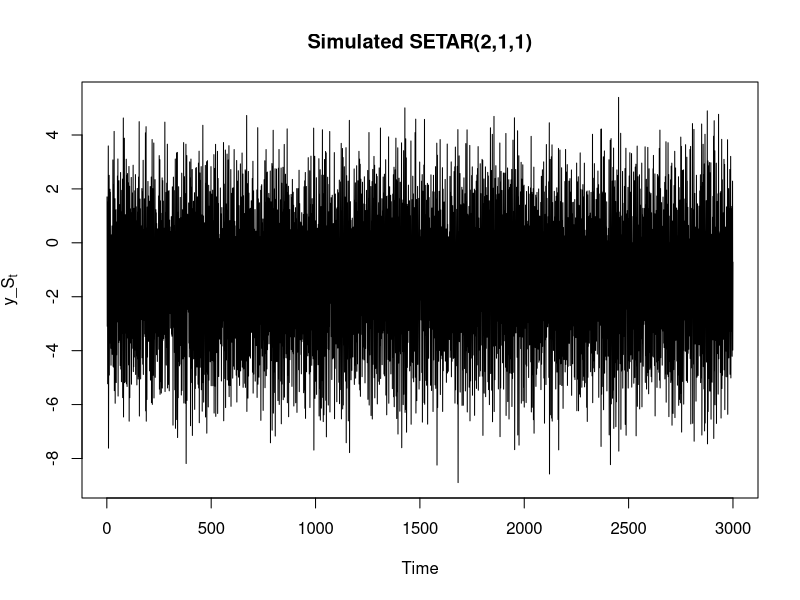
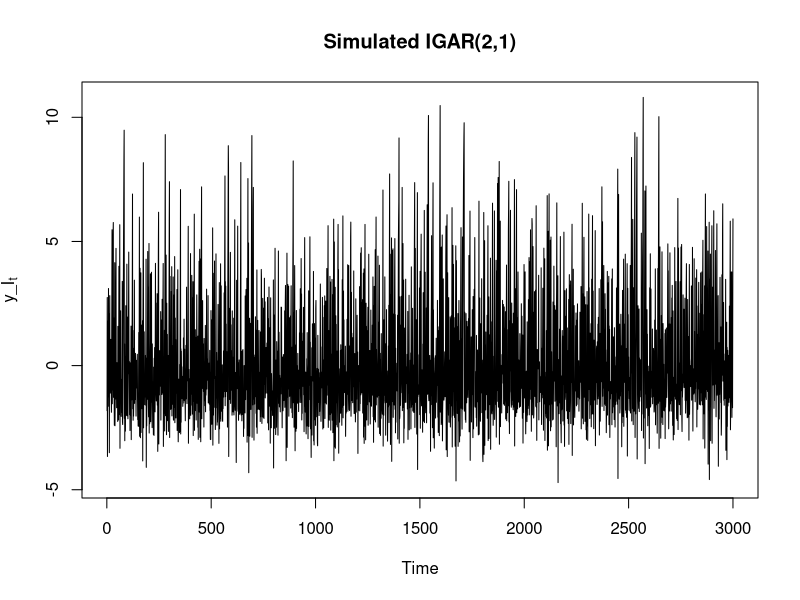
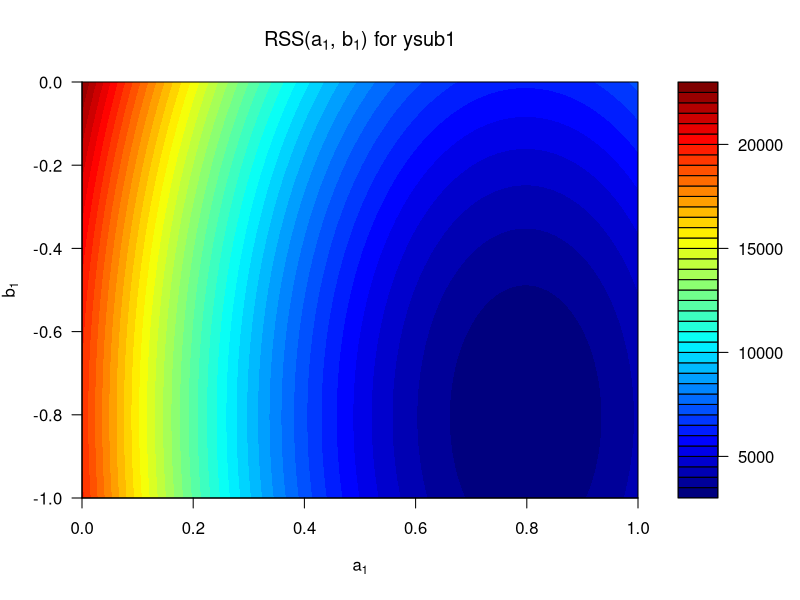
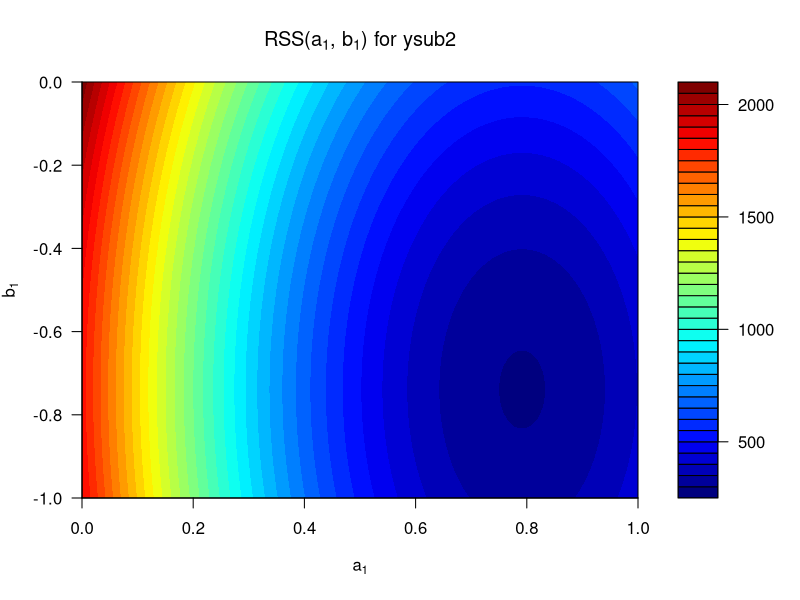
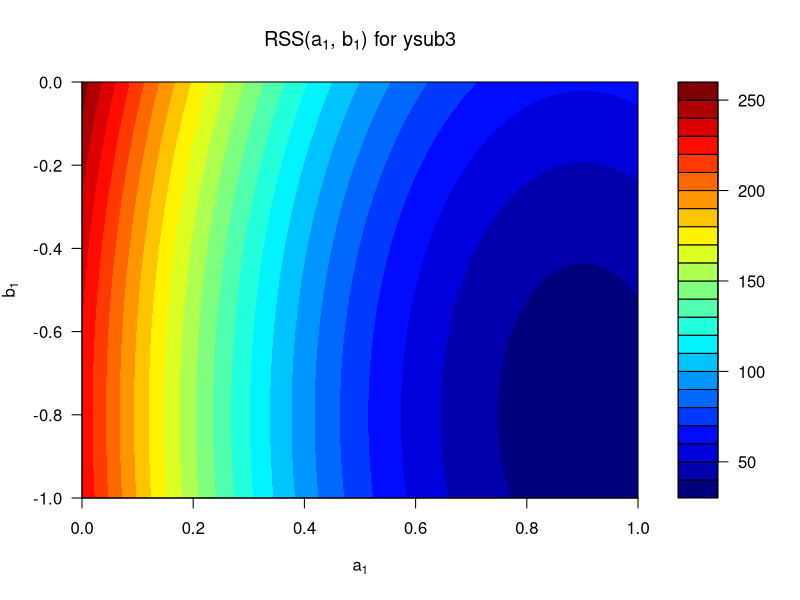
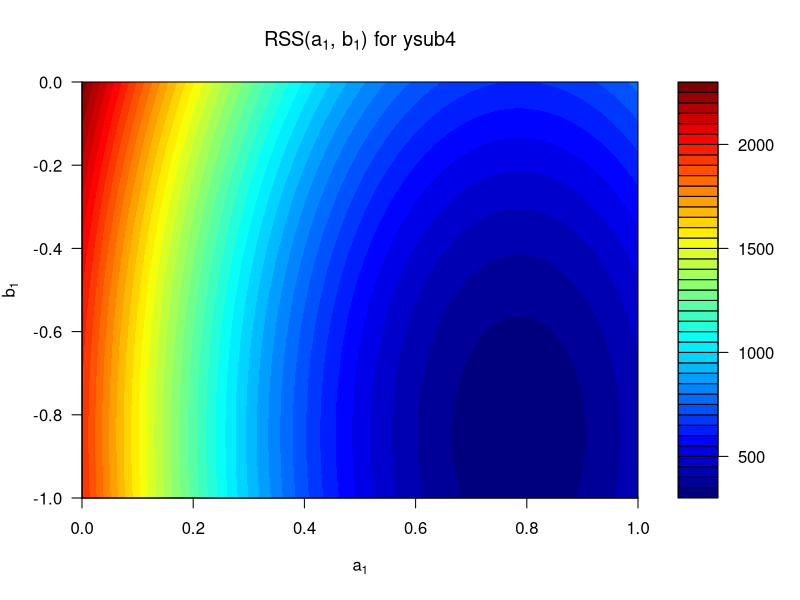
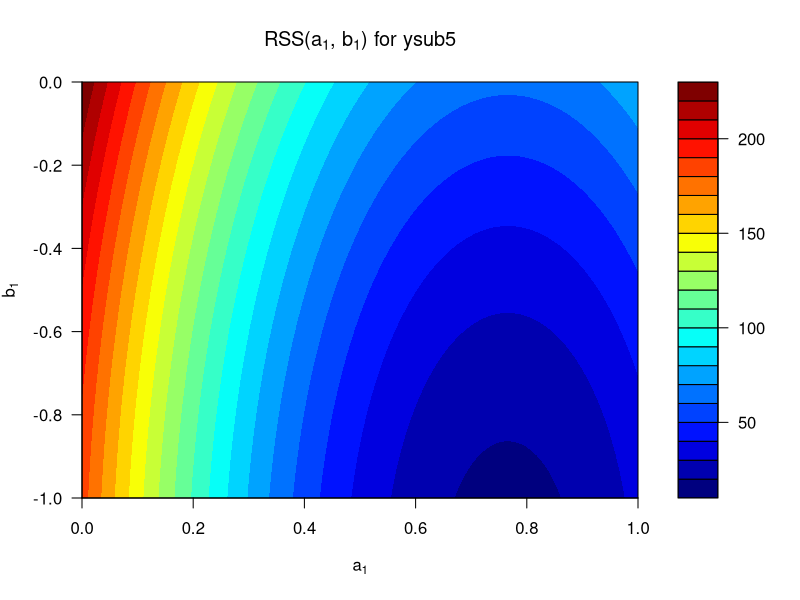

Recreate these plots in R, in order. (Note: a time limit stopped this script after it produced the figures.)
## ---- chunk 1
set.seed(132)
n <- 3100
r <- rnorm(n)
a0_S <- 3
a1_S <- 0.8
b0_S <- -3
b1_S <- -0.8
thr <- 0
## Make a time series y with a regime model
y_S <- rep(NA,n)
y_S[1] <- r[1]
for(t in 2:n)
  {
    if(y_S[t-1] <= thr)
      {
        y_S[t] <- a0_S + a1_S * y_S[t-1] + r[t]
      }
    else
      {
        y_S[t] <- b0_S + b1_S * y_S[t-1] + r[t]
      }
  }

y_S <- tail(y_S, -100)

ts.plot(y_S, main = "Simulated SETAR(2,1,1)", ylab = expression(y_S[t]))
## ---- chunk 2

RSSa1b1_SETAR <- function(theta) {
    n <- length(y_S)
    a1_S <- theta[1]
    b1_S <- theta[2]
    
    Q <- 0
    for (t in 2:n) {
      if(y_S[t-1] <= thr)
      {
        mean <- a0_S + a1_S * y_S[t-1] 
      }
    else
      {
        mean <- b0_S + b1_S * y_S[t-1] 
      }
        Q <- Q + (y_S[t] - mean)^2
    }
    return(Q)
}
optim(c(0.5, 0.5), RSSa1b1_SETAR)

## ---- chunk 3
RSSthr_SETAR <- function(theta) {
    n <- length(y_S)
    thr <- theta[1]

    Q <- 0
    for (t in 2:n) {
      if(y_S[t-1] <= thr)
      {
        mean <- a0_S + a1_S * y_S[t-1] 
      }
    else
      {
        mean <- b0_S + b1_S * y_S[t-1] 
      }
        Q <- Q + (y_S[t] - mean)^2
    }
    return(Q)
}
optim(c(1), RSSthr_SETAR, method = 'Brent', lower = min(y_S), upper = max(y_S))

## ---- chunk 4
RSSall_SETAR <- function(theta) {
    n <- length(y_S)
    a0_S <- theta[1]
    a1_S <- theta[2]
    b0_S <- theta[3]
    b1_S <- theta[4]
    thr <- theta[5]
    
    Q <- 0
    for (t in 2:n) {
      if(y_S[t-1] <= thr)
      {
        mean <- a0_S + a1_S * y_S[t-1] 
      }
    else
      {
        mean <- b0_S + b1_S * y_S[t-1] 
      }
        Q <- Q + (y_S[t] - mean)^2
    }
    return(Q)
}
optim(c(0.5, 0.5, 0.5, 0.5, 0.5), RSSall_SETAR)
## ---- chunk 5
set.seed(41)
n <- 3100
a0_I <- 3
a1_I <- 0.8
b0_I <- -1
b1_I <- -0.2
p <- 0.3

r <- rnorm(n)
y_I <- rep(NA,n)
y_I[1] <- r[1]
for(t in 2:n)
  {
    if(rbinom(1,1,p) == 1)
      {
        y_I[t] <- a0_I + a1_I * y_I[t-1] + r[t]
      }
    else
      {
        y_I[t] <- b0_I + b1_I * y_I[t-1] + r[t]
      }
}

y_I <- tail(y_I, -100)

ts.plot(y_I, main = "Simulated IGAR(2,1)", ylab = expression(y_I[t]))
## ---- chunk 6
RSSa1b1_IGAR <- function(theta) {
    n <- length(y_I)
    a1_I <- theta[1]
    b1_I <- theta[2]
    
    Q <- 0
    for (t in 2:n) {
        mean = p*(a0_I + a1_I*y_I[t-1]) + (1-p)*(b0_I+b1_I*y_I[t-1])
        Q <- Q + (y_I[t] - mean)^2
    }
    return(Q)
}
optim(c(0.5, 0.5), RSSa1b1_IGAR)
## ---- chunk 7
RSSp_IGAR <- function(theta) {
    n <- length(y_I)
    p <- theta[1]
    
    Q <- 0
    for (t in 2:n) {
        mean = p*(a0_I + a1_I * y_I[t-1]) + (1-p) * (b0_I + b1_I * y_I[t-1])
        Q <- Q + (y_I[t] - mean)^2
    }
    return(Q)
}

optim(c(0.5), RSSp_IGAR, method='Brent', lower=0, upper=1)
## ---- chunk 8
RSSall_IGAR <- function(theta) {
    n <- length(y_I)
    a0_I <- theta[1]
    a1_I <- theta[2]
    b0_I <- theta[3]
    b1_I <- theta[4]
    p <- theta[5]

    
    Q <- 0
    for (t in 2:n) {
        mean = p*(a0_I + a1_I*y_I[t-1]) + (1-p)*(b0_I+b1_I*y_I[t-1])
        Q <- Q + (y_I[t] - mean)^2
    }
    return(Q)
}

optim(c(0.5, 0.5, 0.5, 0.5, 0.5), RSSall_IGAR)
## ---- chunk 9
# Function for estimating unknown parameters

RSSa1b1_SETAR <- function(theta, y_S) {
    n <- length(y_S)
    a1_S <- theta[1]
    b1_S <- theta[2]
    
    Q <- 0
    for (t in 2:n) {
      if(y_S[t-1] <= thr)
      {
        mean <- a0_S + a1_S * y_S[t-1] 
      }
    else
      {
        mean <- b0_S + b1_S * y_S[t-1] 
      }
        Q <- Q + (y_S[t] - mean)^2
    }
    return(Q)
}

# Sub intervals of y

ysub <- list(
ysub1 <- y_S[1:3000],
ysub2 <- y_S[1:300],
ysub3 <- y_S[1:30],
ysub4 <- y_S[1001:1300],
ysub5 <- y_S[1001:1030]
)
names(ysub) <- paste0("ysub", seq_along(ysub))

steps <- 100
# Create grid of points
X <- seq(0, 1, length.out = steps)
Y <- seq(-1, 0, length.out = steps)

# Evaluate RSSa1b1 over grid for all ysub

for (i in 1:length(ysub)) {

  Zi <- outer(X, Y, Vectorize(function(h, t) RSSa1b1_SETAR(c(h, t), ysub[[i]])))

  filled.contour(
    X, Y, Zi,
    xlab = expression(a[1]),
    ylab = expression(b[1]),
    main = bquote("RSS(" * a[1] * ", " * b[1] * ") for " * .(names(ysub)[i])),
    nlevels = 30,
    color.palette = colorRampPalette(c("#00007F", "blue", "#007FFF", "cyan", "#7FFF7F", "yellow", "#FF7F00", "red", "#7F0000"))
)
}
## ---- chunk 10
# Function for estimating unknown parameters
RSSa1b1_IGAR <- function(theta, y_I) {
    n <- length(y_I)
    a1_I <- theta[1]
    b1_I <- theta[2]
    
    Q <- 0
    for (t in 2:n) {
        mean = p*(a0_I + a1_I*y_I[t-1]) + (1-p)*(b0_I+b1_I*y_I[t-1])
        Q <- Q + (y_I[t] - mean)^2
    }
    return(Q)
}

ysub <- list(
ysub1 <- y_I[1:3000],
ysub2 <- y_I[1:300],
ysub3 <- y_I[1:30],
ysub4 <- y_I[1001:1300],
ysub5 <- y_I[1001:1030]
)
names(ysub) <- paste0("ysub", seq_along(ysub))

steps <- 100
# Create grid of points
X <- seq(0, 1, length.out = steps)
Y <- seq(-1, 0, length.out = steps)

for (i in 1:length(ysub)) {
  # Evaluate RSSa1b1 over grid
  Zi <- outer(X, Y, Vectorize(function(h, t) RSSa1b1_IGAR(c(h, t), ysub[[i]])))

  filled.contour(
    X, Y, Zi,
    xlab = expression(a[1]),
    ylab = expression(b[1]),
    main = bquote("RSS(" * a[1] * ", " * b[1] * ") for " * .(names(ysub)[i])),
    nlevels = 30,
    color.palette = colorRampPalette(c("#00007F", "blue", "#007FFF", "cyan", "#7FFF7F", "yellow", "#FF7F00", "red", "#7F0000"))
)
}
## ---- chunk 11
n=1000
sigmae <- 3
sigmac <- 0.1
e <- rnorm(n,0,sigmae)
c <- rnorm(n,0,sigmac)
mu <- 0.5
phi <- -0.01
Phi <- numeric(n)
Phi[1] <- 0.1
y <- numeric(n)
y[1] <- e[1]

for(t in 2:n){
    Phi[t] <- phi*Phi[t-1] + mu*(1-phi) + c[t]
    y[t] <- Phi[t] * y[t-1] + e[t]
}

plot(100:200, Phi[100:200], type="l", main="Phi (t = 100–200)", xlab="t", ylab="Phi_t")
plot(100:200, y[100:200],  type="l", main="y (t = 100–200)", xlab="t", ylab="y_t")
## ---- chunk 12
a <- 0.4
sim_length <- 1000
num_sims <- 20
process_var <- 1
obs_var <- 1

sims <- vector(mode='list', length=num_sims)
for (i in 1:num_sims) {
    sim <- numeric(length=sim_length)
    sim[1] <- rnorm(1, mean=0, sd=sqrt(process_var))
    for (j in 2:sim_length) {
        sim[j] <- a * sim[j-1] + rnorm(1, mean=0, sd=sqrt(process_var))
    }
    sims[[i]] = sim + rnorm(sim_length, mean=0, sd=sqrt(obs_var))
}

plot(sims[[1]], type='l')
## ---- chunk 13
a_var <- 1
process_var <- 1
R1 <- matrix(c(process_var, 0, 0, 0), nrow=2, ncol=2)

x = matrix(nrow=2, ncol=sim_length)
x[1,1] <- rnorm(1, mean=0, sd=sqrt(process_var))
x[2,1] <- rnorm(1, mean=0, sd=sqrt(a_var))
P <- matrix(c(process_var, 0, 0, a_var), nrow=2, ncol=2)
f <- function(x) { return(matrix(c(x[1]*x[2], x[2])))}
F <- function(x) { return(matrix(c(x[2], 0, x[1], 1), ncol=2, nrow=2)) }
h <- function(x) { return(x[1]) }
H <- function (x) { return(matrix(c(1, 0), ncol=2)) }
    
i = 1
for (t in 2:sim_length) {
    xt = f(x[, t-1])
    P = F(x[,t-1]) %*% P %*% t(F(x[,t-1])) + R1
    
    res = sims[[i]][t] - xt[1]
    K = P %*% t(H(x[,t-1])) %*% solve(H(x[,t-1]) %*% P %*% t(H(x[,t-1])) + obs_var)
    xt = xt + K * res
    P = (diag(2) - K %*% H(x[,t-1])) %*% P
    
    x[,t] = xt
}

par(mfrow = c(2, 1),        # two rows, one column
    mar = c(4, 4, 2, 1))    # smaller margins

plot(x[1, ], type = "l", col = "steelblue", lwd = 2,
     main = expression("State 1: " ~ x[1]),
     xlab = "Time", ylab = "x[1]")

plot(x[2, ], type = "l", col = "darkred", lwd = 2,
     main = expression("State 2: " ~ x[2]),
     xlab = "Time", ylab = "x[2]")
abline(h = 0.4)
## ---- chunk 14
estimate_a <- function(data) {
    burn_in <- 500
    a_var <- 1
    R1 <- matrix(c(process_var, 0, 0, 0), nrow=2, ncol=2)
    
    x = matrix(nrow=2, ncol=sim_length)
    x[1,1] <- rnorm(1, mean=0, sd=sqrt(process_var))
    x[2,1] <- rnorm(1, mean=0, sd=sqrt(a_var))
    P <- matrix(c(process_var, 0, 0, a_var), nrow=2, ncol=2)
    f <- function(x) { return(matrix(c(x[1]*x[2], x[2])))}
    F <- function(x) { return(matrix(c(x[2], 0, x[1], 1), ncol=2, nrow=2)) }
    h <- function(x) { return(x[1]) }
    H <- function (x) { return(matrix(c(1, 0), ncol=2)) }
        
    for (t in 2:sim_length) {
        xt = f(x[, t-1])
        P = F(x[,t-1]) %*% P %*% t(F(x[,t-1])) + R1
        
        res = data[t] - xt[1]
        K = P %*% t(H(x[,t-1])) %*% solve(H(x[,t-1]) %*% P %*% t(H(x[,t-1])) + obs_var)
        xt = xt + K * res
        P = (diag(2) - K %*% H(x[,t-1])) %*% P
        
        x[,t] = xt
    }
    return(mean(x[2,burn_in:sim_length]))
}

estimates <- numeric(20)
for (i in 1:20) {
  estimates[i] <- estimate_a(sims[[i]])
}
quantile(estimates, probs = c(0.025, 0.5, 0.975))
boxplot(estimates, horizontal = TRUE)
